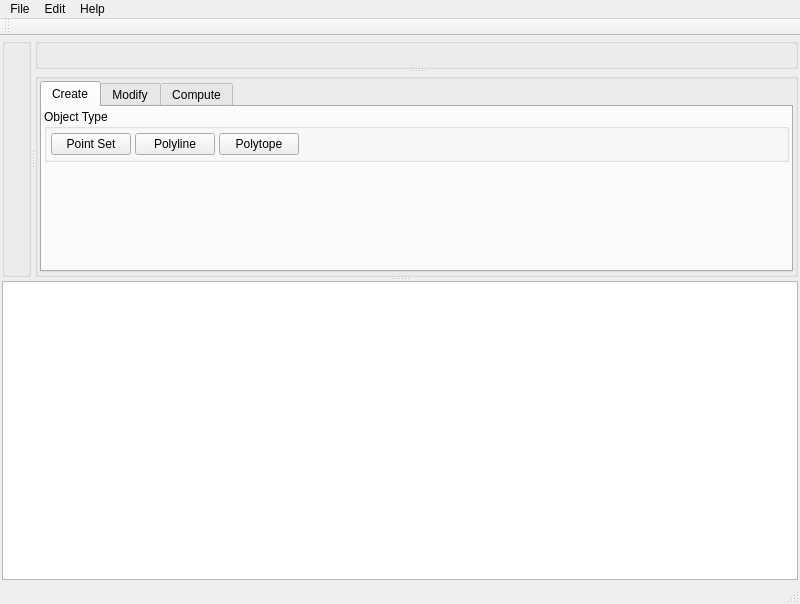
<?xml version="1.0" encoding="UTF-8"?>
<ui version="4.0">
 <class>MainWindow</class>
 <widget class="QMainWindow" name="MainWindow">
  <property name="geometry">
   <rect>
    <x>0</x>
    <y>0</y>
    <width>800</width>
    <height>604</height>
   </rect>
  </property>
  <property name="windowTitle">
   <string>DDAD Workbench</string>
  </property>
  <property name="windowIcon">
   <iconset>
    <normaloff>:/icons/appicon.png</normaloff>:/icons/appicon.png</iconset>
  </property>
  <widget class="QWidget" name="widget_main">
   <layout class="QGridLayout" name="gridLayout_3">
    <property name="leftMargin">
     <number>2</number>
    </property>
    <property name="topMargin">
     <number>2</number>
    </property>
    <property name="rightMargin">
     <number>2</number>
    </property>
    <property name="bottomMargin">
     <number>2</number>
    </property>
    <property name="spacing">
     <number>2</number>
    </property>
    <item row="0" column="0">
     <widget class="QSplitter" name="vsplit_console">
      <property name="orientation">
       <enum>Qt::Vertical</enum>
      </property>
      <property name="handleWidth">
       <number>4</number>
      </property>
      <widget class="QSplitter" name="splitter_2">
       <property name="orientation">
        <enum>Qt::Horizontal</enum>
       </property>
       <property name="handleWidth">
        <number>4</number>
       </property>
       <widget class="QGroupBox" name="group_top">
        <property name="title">
         <string/>
        </property>
        <property name="alignment">
         <set>Qt::AlignLeading|Qt::AlignLeft|Qt::AlignVCenter</set>
        </property>
        <property name="flat">
         <bool>false</bool>
        </property>
        <layout class="QGridLayout" name="gridLayout_6">
         <property name="leftMargin">
          <number>2</number>
         </property>
         <property name="topMargin">
          <number>2</number>
         </property>
         <property name="rightMargin">
          <number>2</number>
         </property>
         <property name="bottomMargin">
          <number>2</number>
         </property>
         <property name="spacing">
          <number>2</number>
         </property>
        </layout>
       </widget>
       <widget class="QSplitter" name="splitter">
        <property name="orientation">
         <enum>Qt::Vertical</enum>
        </property>
        <property name="handleWidth">
         <number>4</number>
        </property>
        <widget class="QGroupBox" name="group_perspective">
         <property name="title">
          <string/>
         </property>
         <property name="flat">
          <bool>false</bool>
         </property>
         <layout class="QGridLayout" name="gridLayout_2">
          <property name="leftMargin">
           <number>2</number>
          </property>
          <property name="topMargin">
           <number>2</number>
          </property>
          <property name="rightMargin">
           <number>2</number>
          </property>
          <property name="bottomMargin">
           <number>2</number>
          </property>
          <property name="spacing">
           <number>2</number>
          </property>
         </layout>
        </widget>
        <widget class="QGroupBox" name="groupBox">
         <property name="title">
          <string/>
         </property>
         <layout class="QGridLayout" name="gridLayout">
          <property name="leftMargin">
           <number>2</number>
          </property>
          <property name="topMargin">
           <number>2</number>
          </property>
          <property name="rightMargin">
           <number>2</number>
          </property>
          <property name="bottomMargin">
           <number>2</number>
          </property>
          <property name="spacing">
           <number>2</number>
          </property>
          <item row="0" column="0">
           <widget class="QTabWidget" name="tabWidget">
            <property name="currentIndex">
             <number>0</number>
            </property>
            <widget class="QWidget" name="create">
             <attribute name="title">
              <string>Create</string>
             </attribute>
             <layout class="QGridLayout" name="gridLayout_4">
              <property name="leftMargin">
               <number>2</number>
              </property>
              <property name="topMargin">
               <number>2</number>
              </property>
              <property name="rightMargin">
               <number>2</number>
              </property>
              <property name="bottomMargin">
               <number>2</number>
              </property>
              <property name="spacing">
               <number>2</number>
              </property>
              <item row="0" column="0">
               <widget class="QGroupBox" name="object_type">
                <property name="title">
                 <string>Object Type</string>
                </property>
                <layout class="QGridLayout" name="gridLayout_5">
                 <property name="leftMargin">
                  <number>4</number>
                 </property>
                 <property name="topMargin">
                  <number>4</number>
                 </property>
                 <property name="rightMargin">
                  <number>4</number>
                 </property>
                 <property name="bottomMargin">
                  <number>4</number>
                 </property>
                 <property name="spacing">
                  <number>4</number>
                 </property>
                 <item row="0" column="2">
                  <widget class="QPushButton" name="create_polytope">
                   <property name="text">
                    <string>Polytope</string>
                   </property>
                   <property name="icon">
                    <iconset>
                     <normaloff>:/icons/create_polytope.png</normaloff>:/icons/create_polytope.png</iconset>
                   </property>
                   <property name="checkable">
                    <bool>true</bool>
                   </property>
                   <attribute name="buttonGroup">
                    <string notr="true">buttonGroup</string>
                   </attribute>
                  </widget>
                 </item>
                 <item row="0" column="4">
                  <spacer name="horizontalSpacer">
                   <property name="orientation">
                    <enum>Qt::Horizontal</enum>
                   </property>
                   <property name="sizeHint" stdset="0">
                    <size>
                     <width>40</width>
                     <height>20</height>
                    </size>
                   </property>
                  </spacer>
                 </item>
                 <item row="0" column="1">
                  <widget class="QPushButton" name="create_polyline">
                   <property name="sizePolicy">
                    <sizepolicy hsizetype="Preferred" vsizetype="Preferred">
                     <horstretch>0</horstretch>
                     <verstretch>0</verstretch>
                    </sizepolicy>
                   </property>
                   <property name="toolTip">
                    <string/>
                   </property>
                   <property name="text">
                    <string>Polyline</string>
                   </property>
                   <property name="icon">
                    <iconset>
                     <normaloff>:/icons/create_polyline.png</normaloff>:/icons/create_polyline.png</iconset>
                   </property>
                   <property name="iconSize">
                    <size>
                     <width>16</width>
                     <height>16</height>
                    </size>
                   </property>
                   <property name="checkable">
                    <bool>true</bool>
                   </property>
                   <property name="flat">
                    <bool>false</bool>
                   </property>
                   <attribute name="buttonGroup">
                    <string notr="true">buttonGroup</string>
                   </attribute>
                  </widget>
                 </item>
                 <item row="0" column="0">
                  <widget class="QPushButton" name="create_point_set">
                   <property name="toolTip">
                    <string/>
                   </property>
                   <property name="text">
                    <string>Point Set</string>
                   </property>
                   <property name="icon">
                    <iconset>
                     <normaloff>:/icons/create_pointset.png</normaloff>:/icons/create_pointset.png</iconset>
                   </property>
                   <property name="checkable">
                    <bool>true</bool>
                   </property>
                   <attribute name="buttonGroup">
                    <string notr="true">buttonGroup</string>
                   </attribute>
                  </widget>
                 </item>
                </layout>
               </widget>
              </item>
              <item row="2" column="0">
               <spacer name="create_tab_spacer">
                <property name="orientation">
                 <enum>Qt::Vertical</enum>
                </property>
                <property name="sizeHint" stdset="0">
                 <size>
                  <width>20</width>
                  <height>40</height>
                 </size>
                </property>
               </spacer>
              </item>
             </layout>
            </widget>
            <widget class="QWidget" name="modify">
             <attribute name="title">
              <string>Modify</string>
             </attribute>
            </widget>
            <widget class="QWidget" name="compute">
             <attribute name="title">
              <string>Compute</string>
             </attribute>
             <layout class="QGridLayout" name="compute_grid_layout">
              <property name="leftMargin">
               <number>2</number>
              </property>
              <property name="topMargin">
               <number>2</number>
              </property>
              <property name="rightMargin">
               <number>2</number>
              </property>
              <property name="bottomMargin">
               <number>2</number>
              </property>
              <property name="spacing">
               <number>2</number>
              </property>
              <item row="0" column="0">
               <widget class="QLineEdit" name="object_name">
                <property name="text">
                 <string>No object selected</string>
                </property>
                <property name="readOnly">
                 <bool>true</bool>
                </property>
               </widget>
              </item>
              <item row="1" column="0">
               <spacer name="compute_tab_spacer">
                <property name="orientation">
                 <enum>Qt::Vertical</enum>
                </property>
                <property name="sizeHint" stdset="0">
                 <size>
                  <width>20</width>
                  <height>40</height>
                 </size>
                </property>
               </spacer>
              </item>
             </layout>
            </widget>
           </widget>
          </item>
         </layout>
        </widget>
       </widget>
      </widget>
      <widget class="QTextEdit" name="console">
       <property name="enabled">
        <bool>true</bool>
       </property>
       <property name="sizePolicy">
        <sizepolicy hsizetype="Expanding" vsizetype="Expanding">
         <horstretch>0</horstretch>
         <verstretch>0</verstretch>
        </sizepolicy>
       </property>
       <property name="minimumSize">
        <size>
         <width>0</width>
         <height>0</height>
        </size>
       </property>
       <property name="maximumSize">
        <size>
         <width>16777215</width>
         <height>16777215</height>
        </size>
       </property>
       <property name="sizeIncrement">
        <size>
         <width>0</width>
         <height>0</height>
        </size>
       </property>
       <property name="baseSize">
        <size>
         <width>0</width>
         <height>0</height>
        </size>
       </property>
       <property name="readOnly">
        <bool>true</bool>
       </property>
      </widget>
     </widget>
    </item>
   </layout>
  </widget>
  <widget class="QMenuBar" name="menubar_main">
   <property name="geometry">
    <rect>
     <x>0</x>
     <y>0</y>
     <width>800</width>
     <height>21</height>
    </rect>
   </property>
   <widget class="QMenu" name="menu_file">
    <property name="title">
     <string>File</string>
    </property>
   </widget>
   <widget class="QMenu" name="menu_help">
    <property name="title">
     <string>Help</string>
    </property>
    <addaction name="action_about"/>
   </widget>
   <widget class="QMenu" name="menu_edit">
    <property name="title">
     <string>Edit</string>
    </property>
    <addaction name="action_preferences"/>
   </widget>
   <addaction name="menu_file"/>
   <addaction name="menu_edit"/>
   <addaction name="menu_help"/>
  </widget>
  <widget class="QStatusBar" name="statusbar_main"/>
  <widget class="QToolBar" name="toolBar">
   <property name="windowTitle">
    <string>toolBar</string>
   </property>
   <property name="iconSize">
    <size>
     <width>16</width>
     <height>16</height>
    </size>
   </property>
   <attribute name="toolBarArea">
    <enum>TopToolBarArea</enum>
   </attribute>
   <attribute name="toolBarBreak">
    <bool>false</bool>
   </attribute>
  </widget>
  <action name="action_about">
   <property name="text">
    <string>About DDAD Workbench</string>
   </property>
  </action>
  <action name="action_preferences">
   <property name="text">
    <string>Preferences...</string>
   </property>
  </action>
  <action name="action_user_manual">
   <property name="text">
    <string>User Manual</string>
   </property>
  </action>
 </widget>
 <layoutdefault spacing="6" margin="11"/>
 <resources/>
 <connections/>
 <buttongroups>
  <buttongroup name="buttonGroup"/>
 </buttongroups>
</ui>
